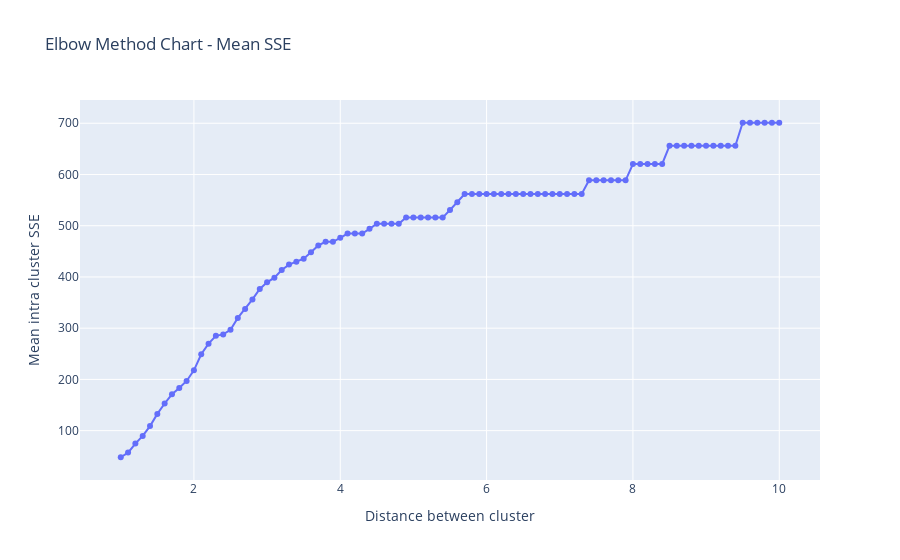

The notebook cell saved with this chart:
### Code cell
fig = go.Figure()
fig.add_trace(go.Scatter(x=t_values, y=avg_sse, mode='lines+markers'))
fig.update_xaxes(title_text="Distance between cluster")
fig.update_yaxes(title_text="Mean intra cluster SSE")
fig.update_layout(title="Elbow Method Chart - Mean SSE")
